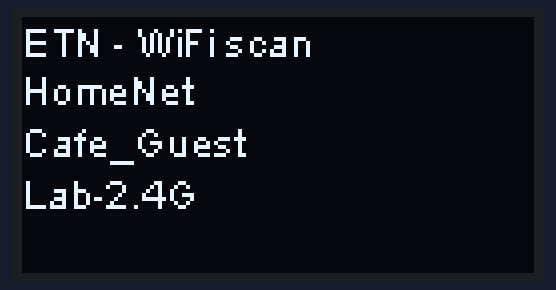
Simulated run of this sketch. Board: ESP32. On the bench: 128×64 one-colour display. A WiFi scan finds three made-up networks; what the sketch prints to the serial monitor is not drawn.

Above: at 6.2 s.

Measured:
- what the display in image 0 shows lasts 9.0 s, from 6.1 s to 15.1 s

The sketch:

esp32.mini.wifi.scan.oled.210518.ino
```cpp
/*
 *  This sketch demonstrates how to scan WiFi networks.
 *  The API is almost the same as with the WiFi Shield library,
 *  the most obvious difference being the different file you need to include:
 */
#include "WiFi.h"
#include <Wire.h>               // Only needed for Arduino 1.6.5 and earlier
#include "SSD1306Wire.h"        // legacy: #include "SSD1306.h"

SSD1306Wire display(0x3c, 12, 14);   // ADDRESS, SDA, SCL  -  SDA and SCL usually populate automatically based on your board's pins_arduino.h

#include "SHT21.h"
SHT21 SHT21;

 void display_SSD1306(char *text)
{
  char buff[256];
  strcpy(buff,text);
  display.init();
  //display.flipScreenVertically();
  display.setTextAlignment(TEXT_ALIGN_LEFT);
  display.setFont(ArialMT_Plain_10);
  display.drawString(0, 0, "ETN - WiFi scan");
  display.drawString(0, 12, buff);
  display.display();
}

void setup()
{
char buf[16];
Serial.begin(9600);
Wire.begin(12,14);
Serial.println();


    // Set WiFi to station mode and disconnect from an AP if it was previously connected
    WiFi.mode(WIFI_STA);
    WiFi.disconnect();
    delay(2000);

    Serial.println("Setup done");
}

void loop()
{
  int apmax=8, num;
  char buf[16];
  char tab[256];

  Serial.println("scan start");
  Serial.println("WiFi scan");
  // WiFi.scanNetworks will return the number of networks found
  int n = WiFi.scanNetworks();
  Serial.println("WiFi scan");
    if (n == 0) {
        Serial.println("no networks found");
    } else {
        //Serial.print(n);
        sprintf(buf,"WiFi AP#%d\n",n);
        Serial.println(buf);
        delay(2000);
        if(n<apmax) num=n; else num=apmax;
        //Serial.println(" networks found");
        for (int i = 0; i < num; ++i) {
            // Print SSID and RSSI for each network found
            Serial.print(i + 1);
            Serial.print(": ");
            WiFi.SSID(i).toCharArray(buf,16);
            Serial.print(buf);
            if(!i) strcpy(tab,buf);else strcat(tab,buf);strcat(tab,"\n");
            display_SSD1306(tab);
            //Serial.println(WiFi.SSID(i));
            Serial.print(" (");
            Serial.print(WiFi.RSSI(i));
            Serial.print(")");
            Serial.println((WiFi.encryptionType(i) == WIFI_AUTH_OPEN)?" ":"*");
            delay(10);
        }
    }
    Serial.println("");

    // Wait a bit before scanning again
    delay(5000);
}
```
